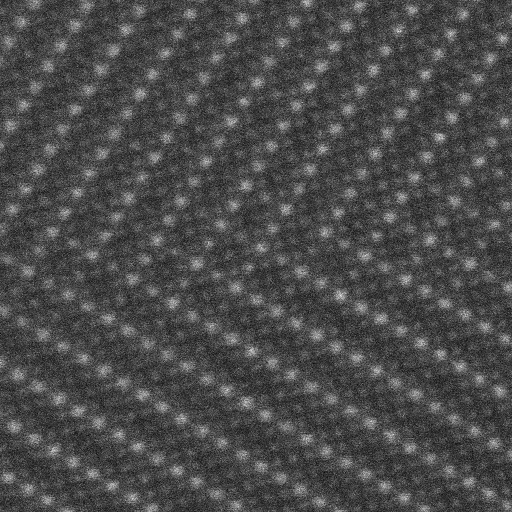
#> input picture data/LLTO_800.tif, 512 x 512 px
$ jupyter execute --allow-errors 09_Interactive_Visualizer.ipynb   (shell and % lines are left out)
#> lines starting #> are read from the running program, lines starting #| are printed output that depends on the picture
# Creating an Interactive Visualizer
**Jessica Kong^ and Suhas Somnath***<br>
^University of Washington
*National Center for Computational Sciences<br>
Oak Ridge National Laboratory
9/5/2018

In this notebook, we will show how to create a visualizer that will facilitate **interactive data exploration**. In this particular example, we will create a visualizer that will help you interactively (using ``widgets``) determine the appropriate value of the parameter for an (Gaussian) image filtering function applied to an atomically resolved image.

The primary purpose of this tutorial is to show that one can quickly set up an interactive visualizer. Specifics regarding image processing can be found in a [related notebook](./06_Image_Processing.ipynb).

A couple points about widgets:
* ``ipywidgets`` can be finicky and tend to work better on particular browsers and operating system combinations. So, if the interactive plots do not display properly, please try different browsers. Google's Chrome browser seems to work for most people.
* Widgets work best or only with ``% matplotlib notebook`` as opposed to ``%matplolib inline`` This is especially true if you have updated your packages to a recent version. Note that switching from ``inline`` to ``notebook`` would cause some of your plots to appear differently.

## Load necessary packages

[cell 1]
# Numeric operations
import numpy as np
# Visualization / Plotting
from matplotlib import pyplot as plt
import skimage
if int(skimage.__version__.split('.')[1]) < 14:
    from warnings import warn
    warn('Your skimage version is: {} but the recommended version is 0.14.0.'
         'Some features may not work if you do not have the latest version'.format(skimage.__version__))
from skimage.io import imread
from skimage import filters
import ipywidgets as widgets

# Ensure that images are rendered in this notebook:

## Reading and normalizing the source image
The most popular method to read images is using the ``skimage.io.imread()`` function. ``skimage.img_as_float`` is a very handy function that is often used to normalize the data to ``[0, 1]`` from the original datatype. Here, we normalize the image prior applying an FFT.

[cell 2]
# Reading the image here:
stem_image = imread('./data/LLTO_800.tif')
#> stem_image is the input picture: shape (512, 512) uint16; min 2010, max 59821, mean 19276.1

# Normalizing here:
stem_image = skimage.img_as_float(stem_image)

# Visualizing the image:
fig, axis = plt.subplots()
axis.imshow(stem_image, cmap='gray')
axis.set_title('Original image')

## Frequency space
Understanding the information present in frequency space is very valuable for most applications, especially image filtering and processing. Here, we apply an FFT and use `fftshift` to bring the low frequency components of the FFT back to the center of the plot

[cell 3]
fft_image_raw = np.fft.fft2(stem_image)
fft_image_raw_shifted = np.fft.fftshift(fft_image_raw)
fig, axis = plt.subplots(figsize=(5, 5))
im_handle = axis.imshow(np.log10(np.abs(fft_image_raw_shifted)),
                        cmap=plt.cm.OrRd, vmin=2, vmax=3.25)
axis.axvline(x=fft_image_raw_shifted.shape[0] // 2, color='k', linestyle=':')
axis.axhline(y=fft_image_raw_shifted.shape[1]// 2, color='k', linestyle=':')
# Add a colorbar
cbar = plt.colorbar(im_handle, ax=axis, fraction=0.046, pad=0.04)
axis.set_title('FFT after fftshift-ing');

## Filtering in the real and frequency domains:
The atomically resolved image above appears to be quite noisy and the atomic columns are not clearly visible. Below we apply a Gaussian filter to the image both in real and frequency spaces.

[cell 4]
cropped_image = stem_image[:128, :128]
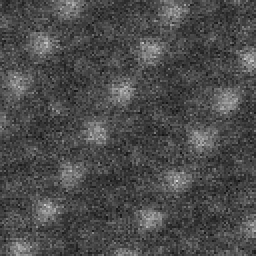
#> cropped_image: shape (128, 128) float64 (shown 2 times larger); min 0.0669, max 0.844, mean 0.298
gaus_sigma = 2.0
gaussian_filtered = filters.gaussian(cropped_image, sigma=gaus_sigma)

fft_raw = np.fft.fftshift(np.fft.fft2(cropped_image))
fft_noise_rem = np.fft.fftshift(np.fft.fft2(cropped_image - gaussian_filtered))
fft_gaus_filt = np.fft.fftshift(np.fft.fft2(gaussian_filtered))

## Static visualization

Before we jump to interactive visualizers, let us first visualize the filtered images in real and frequency spaces using the standard plotting techniques:

[cell 5]
fig, axes = plt.subplots(ncols=3, nrows=2, figsize=(20, 10))
axes[0,0].imshow(cropped_image, cmap='gray')
axes[0,0].set_title('Original Real Image')
axes[0,1].imshow(gaussian_filtered, cmap='gray')
axes[0,1].set_title('Gaussian-filtered Real Image, Sigma = {}'.format(gaus_sigma))
axes[0,2].imshow(cropped_image - gaussian_filtered, cmap='gray')
axes[0,2].set_title('Removed noise');
axes[1,0].imshow(np.log10(np.abs(fft_raw)), cmap=plt.cm.OrRd, vmin=[0.5, 2.5])
axes[1,0].set_title('Original Frequency Image');
axes[1,1].imshow(np.log10(np.abs(fft_gaus_filt)), cmap=plt.cm.OrRd, vmin=[0.5, 2.5])
axes[1,1].set_title('Gaussian-filtered Frequency Image, Sigma ={}'.format(gaus_sigma))
axes[1,2].imshow(np.log10(np.abs(fft_noise_rem)), cmap=plt.cm.OrRd, vmin=[0.5, 2.5])
axes[1,2].set_title('Removed Noise')
fig.tight_layout()
#> the sliders are set to gaus_sigma = <module 'ipywidgets.IntSlider_, continuous_update = True

After filtering in freqeuncy space, the center of the image (low-frequency) remains more-or-less the same but the data outside the center (higher spatial frequencies) is drastically reduced in magnitude thereby resulting in a cleaner image. All the noise from the higher frequencies is visible in the removed noise

Thus, the Gaussian filter essentially behaves as a low-pass filter

## Tuning the sigma parameter
Above, we have tried a single value for ``sigma``. Perhaps, it is not the best value for our application. In order to find out the best value, we would need to change the value for ``sigma`` in the cell above and recreate the plots. This can become tedious very quickly, especially when an operation takes multiple parameters (here, we have only one). For such instances, it makes sense to put in a tiny bit of extra effort and turn this plot into an interactive visualizer.

# Interactive visualizers
There are multiple ways one could go about creating interactive visualizers. We will demonstrate the naive approach followed by a more optimized approach.

## Naive interactive visualizer
The naive approach is to create a function that would recreate the plots as a function of the parameters to the image filter function. All the code in the function, have already been shown above. This completes the first part of the process. We will add the interactivity in the second part.

[cell 6]
def viz_filter_effect(gaus_sigma):
    gaus_sigma = gaus_sigma
    gaussian_filtered = filters.gaussian(cropped_image, sigma=gaus_sigma)
    fft_raw = np.fft.fftshift(np.fft.fft2(cropped_image))
    fft_gaus_filt = np.fft.fftshift(np.fft.fft2(gaussian_filtered))
    noise_rem = cropped_image - gaussian_filtered
    fft_noise_rem = np.fft.fftshift(np.fft.fft2(noise_rem))

    fig, axes = plt.subplots(ncols=3, nrows=2, figsize=(20, 10))
    axes[0,0].imshow(cropped_image, cmap='gray')
    axes[0,0].set_title('Original Real Image')
    axes[0,1].imshow(gaussian_filtered, cmap='gray')
    axes[0,1].set_title('Gaussian-filtered Real Image, Sigma = {}'.format(gaus_sigma))
    axes[0,2].imshow(noise_rem, cmap='gray')
    axes[0,2].set_title('Removed noise');
    axes[1,0].imshow(np.log10(np.abs(fft_raw)), cmap=plt.cm.OrRd, vmin=[0.5, 2.5])
    axes[1,0].set_title('Original Frequency Image');
    axes[1,1].imshow(np.log10(np.abs(fft_gaus_filt)), cmap=plt.cm.OrRd, vmin=[0.5, 2.5])
    axes[1,1].set_title('Gaussian-filtered Frequency Image, Sigma ={}'.format(gaus_sigma))
    axes[1,2].imshow(np.log10(np.abs(fft_noise_rem)), cmap=plt.cm.OrRd, vmin=[0.5, 2.5])
    axes[1,2].set_title('Removed Noise')
    fig.tight_layout()

Now, we simply create a slider with `widgets.IntSlider` and use `widgets.interact` to interface the slider with the function. `interact` automatically creates a user interface (UI) control for the graphs.

In the lines below, we:
1) Define the lower and upper limits of sigma, and label the slider, and
2) Use interact to link the slider with the function we've defined above and designate the value of `guas_sigma` is set by gaus_slide.

[cell 7]
gaus_slide = widgets.IntSlider(min=0, max=10, description='Sigma', continuous_update=True)
#> (the rest of this cell did not finish here and is left out)

## Recommended method

While the approach above works, it requires that the entire figure comprising six images be replotted each time after the kernel of the Guassian filter is adjusted. Since, all we want is the content within the plots to be updated, this is exactly what we will do.

The code for this interactive visualizer will be divided into 4 parts:
1. A function that prepares the 2D arrays that will need to be plotted for each of the subplots that need to be updated, as a function of sigma.
2. The script that will create the figure.
3. A function that will update the contents of the subplots when the slider value is changed.
4. The creation of the interactive widgets.

Normally, all these components would be placed within the same code cell but here, we will break things up for illustrative purposes.

Note that in step 2, we will be saving the handles to each of the subplots into variables. For example:

``image_handle = axis.imshow(....)``

These handles will be necessary in the third part where the contents within the subplots need to be updated.

[cell 8]
# Part 1 - creating the arrays ready for visualization
# ----------------------------------------------------------------------------
def change_gause_filter(sigma):
#> called with sigma = 1
    real_filt = filters.gaussian(cropped_image, sigma=sigma)
    real_noise = cropped_image - real_filt
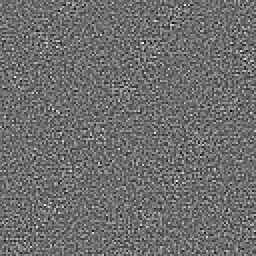
#> real_noise: shape (128, 128) float64 (shown 2 times larger); min -0.205, max 0.269, mean -6.03e-07; drawn with min black and max white
    fft_filt = np.fft.fftshift(np.fft.fft2(real_filt))
    fft_noise = np.fft.fftshift(np.fft.fft2(real_noise))
    return real_filt, real_noise, np.log10(np.abs(fft_filt)), np.log10(np.abs(fft_noise))

# Part 2 - Creating the base figure
# ----------------------------------------------------------------------------
sigma = 1
# Get the images that will change:
real_filt, real_noise, fft_filt, fft_noise = change_gause_filter(sigma)
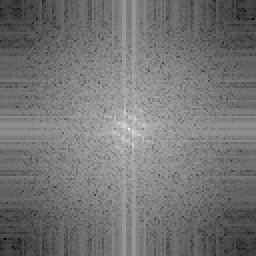
#> fft_filt: shape (128, 128) float64 (shown 2 times larger); min -3.67, max 3.69, mean -0.298; drawn with min black and max white
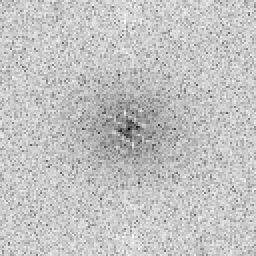
#> fft_noise: shape (128, 128) float64 (shown 2 times larger); min -2.01, max 1.51, mean 0.692; drawn with min black and max white

fig, axes = plt.subplots(ncols=3, nrows=2, figsize=(20, 10))
axes[0,0].imshow(cropped_image, cmap='gray')
axes[0,0].set_title('Original Real Image')
axes[1,0].imshow(np.log10(np.abs(fft_raw)), cmap=plt.cm.OrRd, vmin=[0.5, 2.5])
axes[1,0].set_title('Original Frequency Image');
ih_filt_real = axes[0,1].imshow(real_filt, cmap='gray')
axes[0,1].set_title('Gaussian-filtered Real Image')
ih_noise_real = axes[0,2].imshow(real_noise, cmap='gray')
axes[0,2].set_title('Removed noise');
ih_filt_fft = axes[1,1].imshow(fft_filt, cmap=plt.cm.OrRd, vmin=[0.5, 2.5])
axes[1,1].set_title('Gaussian-filtered Frequency Image')
ih_noise_fft = axes[1,2].imshow(fft_noise, cmap=plt.cm.OrRd, vmin=[0.5, 2.5])
axes[1,2].set_title('Removed Noise')
title_handle = fig.suptitle('Gaussian-filtering, Sigma = {}'.format(sigma),
                            y=1.05, fontsize=18)
fig.tight_layout()
#> the sliders are set to sigma = 5

Next, we define a function that responds to changes in the value of the ``sigma`` slider. It does the following:
* Finds out the value of the parameter
* With the value of ``sigma`` known, it calls the function defined above to get the 2D arrays (filtered image, removed noise, FFTs of the mentioned images) that need to be visualized
* Resets the data associated with the image handles associated with each of the subplots to redraw the contents of the image
* Changes the title of the figure
* Displays the changed figure

Finally, the fourth part calls the ``widgets.interact()`` function just as before

[cell 9]
# Part 3:
# ----------------------------------------------------------------------------
def update_plots(sigma):
#> called with sigma = 5
    real_filt, real_noise, fft_filt, fft_noise = change_gause_filter(sigma)
#> call 2 of change_gause_filter, with sigma = 5
#> in change_gause_filter (call 2), `real_filt = filters.gaussian(cropped_image, sigma=sigma)`:
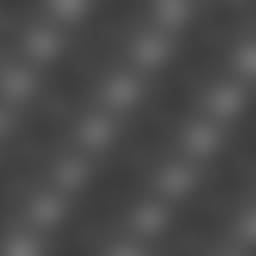
#> real_filt: shape (128, 128) float64 (shown 2 times larger); min 0.236, max 0.448, mean 0.298
#> in change_gause_filter (call 2), `real_noise = cropped_image - real_filt`:
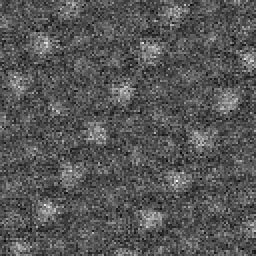
#> real_noise: shape (128, 128) float64 (shown 2 times larger); min -0.232, max 0.45, mean -9.42e-05; drawn with min black and max white
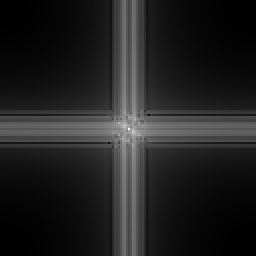
#> fft_filt: shape (128, 128) float64 (shown 2 times larger); min -1.82, max 3.69, mean -1.09; drawn with min black and max white
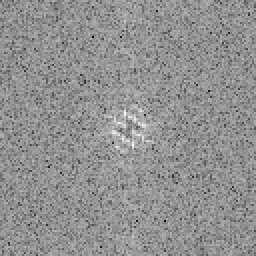
#> fft_noise: shape (128, 128) float64 (shown 2 times larger); min -1.16, max 2.28, mean 0.804; drawn with min black and max white
    for data, img_handle in zip([real_filt, real_noise, fft_filt, fft_noise],
                                [ih_filt_real, ih_noise_real, ih_filt_fft, ih_noise_fft]):
        img_handle.set_data(data)
#> this loop made 4 passes
    title_handle.set_text('Gaussian-filtering, Sigma = {}'.format(sigma))
    display(fig)

# Part 4:
# ----------------------------------------------------------------------------
widgets.interact(update_plots, sigma=(1, 10, 1));

## Review
The example above can be summarized succinctly with the following example where all we want to do is update a single image plot with random numbers each time the slider is changed.

[cell 10]
fig, axis = plt.subplots()
img_handle = axis.imshow(np.random.rand(5, 5))
def update_plot(dummy):
    img_handle.set_data(np.random.rand(5, 5))
    display(fig)
widgets.interact(update_plot, dummy=(1, 10, 1));
#> the sliders are set to dummy = 5
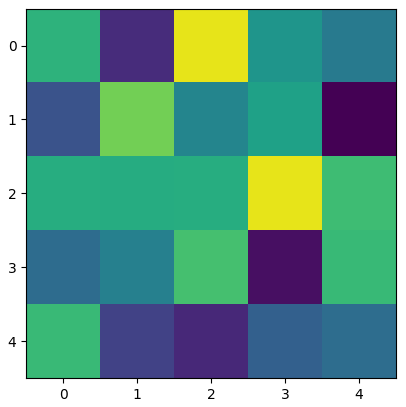
#> figure drawn by matplotlib, 1 panel

## 1D plots
The same methodology can also be extended to 1D plots as well. Note two changes:
1. ``axis.plot`` generates a list of handles, one per line in the plot. In this case, we only have a single line, so we take the ``[0]`` index of the returned value
2. Contents of line plots need to be updated using ``handle.set_ydata()`` instead of ``handle.set_data()``

[cell 11]
t_vec = np.linspace(0, 2*np.pi, 128)

fig, axis = plt.subplots()
plt_handle = axis.plot(t_vec, np.sin(1 * t_vec))[0]
def update_plot(freq):
    plt_handle.set_ydata(np.sin(freq * t_vec))
    display(fig)
widgets.interact(update_plot, freq=(1, 10, 1));
#> the sliders are set to freq = 5
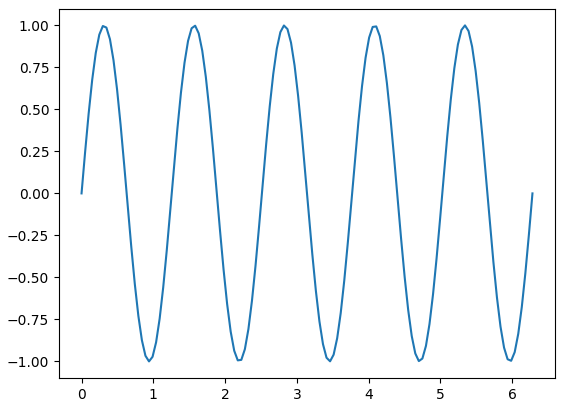
#> figure drawn by matplotlib, 1 panel; curve peaks at x = 5.34, y = 1
